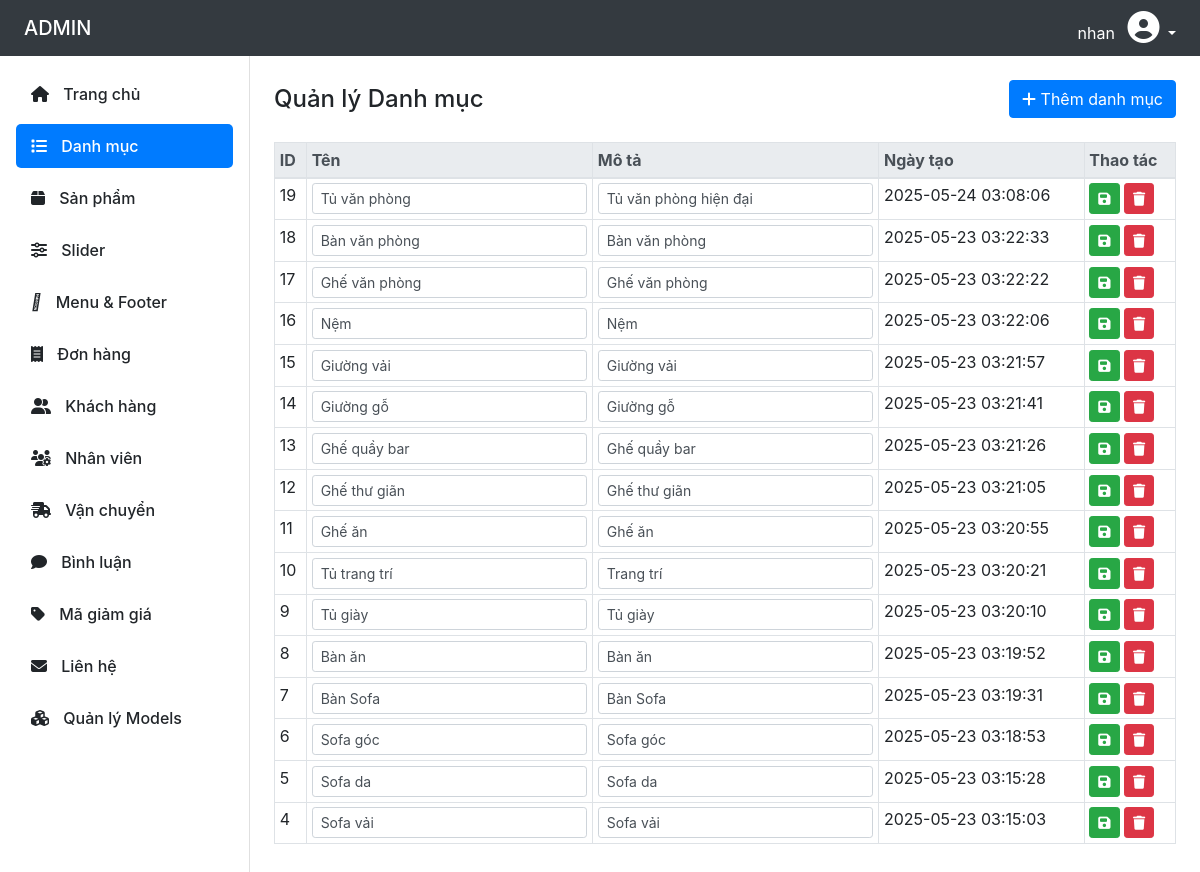
Screenshot of /Admin/category.php (signed in) with the database file from the repository.
### tables this page shows
CREATE TABLE `catalog` (
  `id` int(11) NOT NULL,
  `name` varchar(100) DEFAULT NULL,
  `description` varchar(255) DEFAULT NULL,
  `created` timestamp NULL DEFAULT NULL
);

### Admin/category.php (the view, shortened to what this page needs)
<?php
include('../config/db.php');
$catalogs = $conn->query("SELECT * FROM catalog ORDER BY id DESC");
?>
<!DOCTYPE html>
<html lang="vi">
<head>
  <link rel="stylesheet" href="https://stackpath.bootstrapcdn.com/bootstrap/4.5.2/css/bootstrap.min.css">
  <link rel="stylesheet" href="https://cdnjs.cloudflare.com/ajax/libs/font-awesome/6.5.0/css/all.min.css">
</head>
<body>
<?php include('includes/header.php'); ?>
<div class="d-flex">
  <?php include('includes/sidebar.php'); ?>
  <div class="p-4" style="flex-grow: 1;">
    <div class="d-flex justify-content-between align-items-center mb-4">
      <h4 class="mb-0">Quản lý Danh mục</h4>
      <button class="btn btn-primary" data-toggle="modal" data-target="#addModal">
        <i class="fas fa-plus"></i> Thêm danh mục
      </button>
    </div>
    <table class="table table-bordered table-hover table-sm">
      <thead class="thead-light">
        <tr>
          <th>ID</th>
          <th>Tên</th>
          <th>Mô tả</th>
          <th>Ngày tạo</th>
          <th>Thao tác</th>
        </tr>
      </thead>
      <tbody>
        <?php while ($row = $catalogs->fetch_assoc()): ?>
        <tr>
          <form method="post">
            <td><?= $row['id'] ?></td>
            <td><input type="text" name="name" value="<?= htmlspecialchars($row['name']) ?>" class="form-control form-control-sm"></td>
            <td><input type="text" name="description" value="<?= htmlspecialchars($row['description']) ?>" class="form-control form-control-sm"></td>
            <td><?= $row['created'] ?></td>
            <td>
              <button type="submit" name="edit_inline" class="btn btn-sm btn-success">
                <i class="fas fa-save"></i>
              </button>
              <a href="?delete=<?= $row['id'] ?>" class="btn btn-sm btn-danger" onclick="return confirm('Xoá danh mục này?');">
                <i class="fas fa-trash"></i>
              </a>
            </td>
          </form>
        </tr>
        <?php endwhile; ?>
      </tbody>
    </table>
  </div>
</div>
</body>
</html>

### rows the page displays
catalog: id "19", name "Tủ văn phòng", description "Tủ văn phòng hiện đại", created "2025-05-24 03:08:06"
catalog: id "18", name "Bàn văn phòng", description "Bàn văn phòng", created "2025-05-23 03:22:33"
catalog: id "17", name "Ghế văn phòng", description "Ghế văn phòng", created "2025-05-23 03:22:22"
catalog: id "16", name "Nệm", description "Nệm", created "2025-05-23 03:22:06"
catalog: id "15", name "Giường vải", description "Giường vải", created "2025-05-23 03:21:57"
catalog: id "14", name "Giường gỗ", description "Giường gỗ", created "2025-05-23 03:21:41"
catalog: id "13", name "Ghế quầy bar", description "Ghế quầy bar", created "2025-05-23 03:21:26"
catalog: id "12", name "Ghế thư giãn", description "Ghế thư giãn", created "2025-05-23 03:21:05"
catalog: id "11", name "Ghế ăn", description "Ghế ăn", created "2025-05-23 03:20:55"
catalog: id "10", name "Tủ trang trí", description "Trang trí", created "2025-05-23 03:20:21"
catalog: id "9", name "Tủ giày", description "Tủ giày", created "2025-05-23 03:20:10"
catalog: id "8", name "Bàn ăn", description "Bàn ăn", created "2025-05-23 03:19:52"
catalog: id "7", name "Bàn Sofa", description "Bàn Sofa", created "2025-05-23 03:19:31"
catalog: id "6", name "Sofa góc", description "Sofa góc", created "2025-05-23 03:18:53"
catalog: id "5", name "Sofa da", description "Sofa da", created "2025-05-23 03:15:28"
catalog: id "4", name "Sofa vải", description "Sofa vải", created "2025-05-23 03:15:03"

### other values shown
$_SESSION['admin_name'] "nhan"
